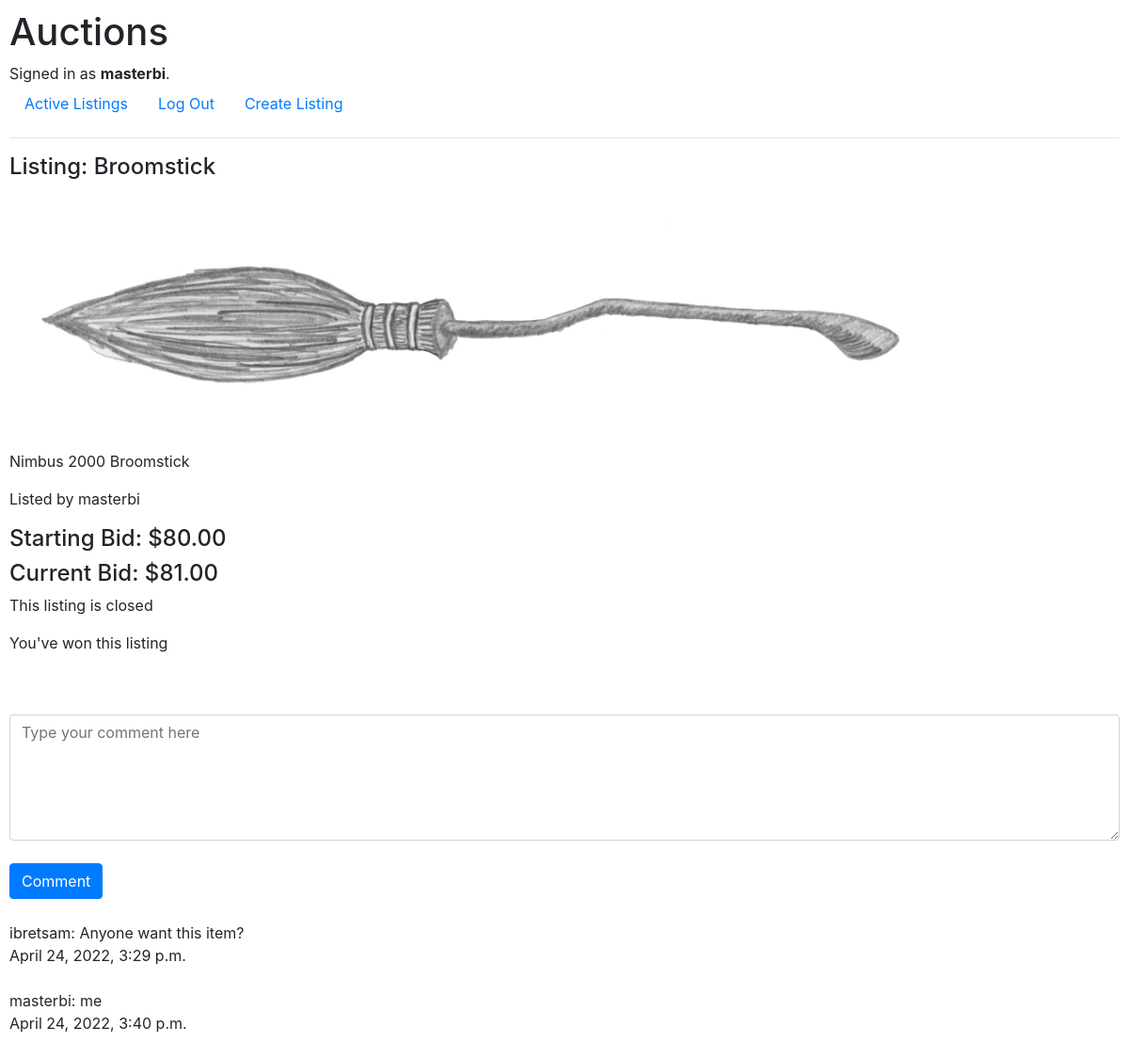
/listings/1 (signed in), run on the app's committed database.
### auctions/models.py (models this page shows, shortened)
class User(AbstractUser):
    def __str__(self):
        return f"{self.username}"

class Product(models.Model):
    name = models.CharField(max_length=256)
    price = models.DecimalField(max_digits=6, decimal_places=2)
    description = models.TextField(default='', blank=True)
    image = models.ImageField(upload_to='auctions/media', null = True)
    created_at = models.DateTimeField(auto_now_add=True)
    updated_at = models.DateTimeField(auto_now=True)
    close = models.BooleanField(default=False)
    created_by = models.ForeignKey(User, on_delete=models.CASCADE, related_name="user_created", default=1)

class Comment(models.Model):
    user = models.ForeignKey(User, on_delete=models.CASCADE, related_name="user_comment")
    product = models.ForeignKey(Product, on_delete=models.CASCADE, related_name="product_comment")
    comment = models.TextField(blank=False)
    date = models.DateTimeField(auto_now_add=True)
    def __str__(self):
        return f"{self.user}: {self.comment}"

### auctions/views.py (the view)
# urls.py: path("listings/<int:product_id>", views.listings, name="listings"),
def listings(request, product_id):
    listings = Product.objects.get(pk=product_id)
    BidList = listings.product_bids.values_list("bid", flat=True)
    BidderList = list(listings.product_bids.values_list("user_id", flat=True))
    CommentList = listings.product_comment.all()
    if not BidderList:
        winner = "No one has bid on this listing"
    else:
        winner = User.objects.get(pk = BidderList[-1])
    if not BidList:
        maxBidPrice = listings.price
    else:
        maxBidPrice = float(max(BidList))
    if listings is not None:
        return render(request,'auctions/listings.html', {
            'listings': listings,
            'bidding_history': listings.product_bids.all(),
            'maxBidPrice': format(maxBidPrice,".2f"),
            'winner': winner,
            'commentList': CommentList
            })
    else:
        raise Http404('Product does not exist')

### auctions/templates/auctions/listings.html (shortened to what this page needs)
{% extends "auctions/layout.html" %}
{% block body %}
    <h4>Listing: {{listings.name}}</h4>
    <img src="{{listings.image.url}}" style="max-width: 1000px; max-height: 500px">
    <p>{{listings.description}}</p>
    <p>Listed by {{ listings.created_by }}</p>
    <h4>Starting Bid: ${{listings.price}}</h4>
    <h4>Current Bid: ${{maxBidPrice}}</h4>
    {% if listings.close == False %}
        <p>
            {{ bidding_history.count }} bid(s) so far. Your bid is the current bid.
        </p>
        <form action="{% url 'auctions:bidding' listings.id %}" method="POST" style="display: flex;">
            {% csrf_token %}
            <input style="width: 200px; margin-right: 20px" type="number" class="form-control" name="bidding" placeholder="Place your bid here">
            <br>
            <input type="submit" value="Place Bid" class="btn btn-primary">
        </form>
        {% if request.user == listings.created_by %}
        <form action="{% url 'auctions:close' listings.id %}" method="POST">
            {% csrf_token %}
            <input style="margin-top: 10px;" type="submit" value="Close listing" class="btn btn-danger">
        </form>
    {% endif %}
    {% else %}
        <p>This listing is closed</p>
        {% if request.user == winner %}
            <p>You've won this listing</p>
        {% endif %}
    {% endif %}
    <br>
    <br>
    <form action="{% url 'auctions:comment' listings.id %}" method="POST">
        <textarea name="comment" class="form-control" cols="200" rows="5" placeholder="Type your comment here"></textarea>
        <br>
        <input type="submit" value="Comment" class="btn btn-primary">
    </form>
    <br>
    {% for comment in commentList %}
        {{ comment }} <br> {{ comment.date }}<br> <br>
    {% endfor %}
{% endblock %}

### auctions/templates/auctions/layout.html (shortened to what this page needs)
{% load static %}
<!DOCTYPE html>
<html lang="en">
    <head>
        <link rel="stylesheet" href="https://stackpath.bootstrapcdn.com/bootstrap/4.4.1/css/bootstrap.min.css">
        <link href="{% static 'auctions/styles.css' %}" rel="stylesheet">
    </head>
    <body>
        <h1>Auctions</h1>
        <div>
            {% if user.is_authenticated %}
                Signed in as <strong>{{ user.username }}</strong>.
            {% else %}
                Not signed in.
            {% endif %}
        </div>
        <ul class="nav">
            <li class="nav-item">
                <a class="nav-link" href="{% url 'auctions:index' %}">Active Listings</a>
            </li>
            {% if user.is_authenticated %}
                <li class="nav-item">
                    <a class="nav-link" href="{% url 'auctions:logout' %}">Log Out</a>
                </li>
                <li class="nav-item">
                    <a href="{% url 'auctions:create' %}" class="nav-link">Create Listing</a>
                </li>
            {% endif %}
        </ul>
        <hr>
        {% block body %}
        {% endblock %}
    </body>
</html>

### auctions/static/auctions/styles.css (style rules this page uses)
body { padding: 10px; }

### data on the page
User: username "masterbi"
Product: name "Broomstick", image (picture), description "Nimbus 2000 Broomstick", created_by "masterbi", price "80.00"
Comment: user+comment "ibretsam: Anyone want this item?", date "April 24, 2022, 3:29 p.m."
Comment: user+comment "masterbi: me", date "April 24, 2022, 3:40 p.m."

### other printed values
{{ maxBidPrice }} "81.00"
